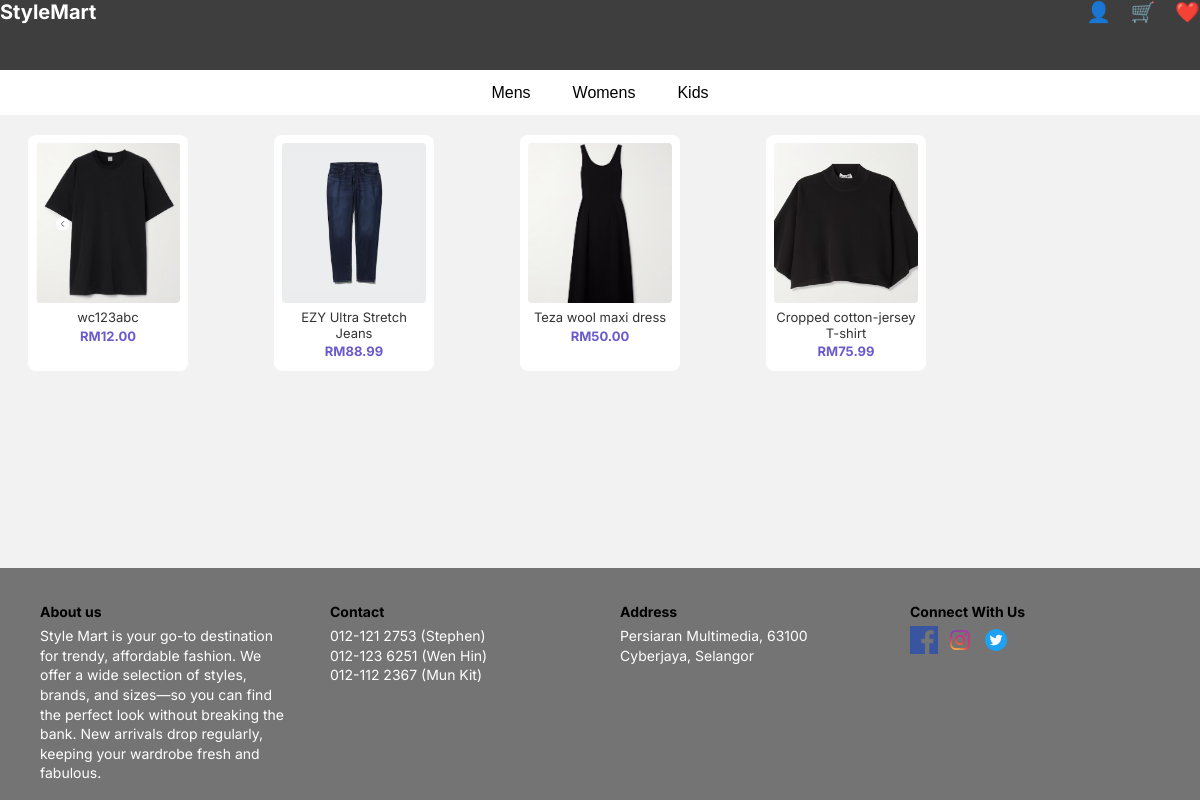
The page /MainPage.php on the database its author committed.
### tables this page shows
CREATE TABLE `product` (
  `product_id` int(9) NOT NULL,
  `user_id` int(9) NOT NULL,
  `product_name` varchar(255) NOT NULL,
  `category` varchar(255) NOT NULL,
  `price` decimal(9,2) NOT NULL,
  `description` text NOT NULL,
  `status` varchar(100) NOT NULL,
  `stock_quantity` int(9) NOT NULL,
  `sales_count` int(9) NOT NULL,
  `rate` int(5) DEFAULT NULL,
  `comment` varchar(255) DEFAULT NULL,
  `created_at` datetime NOT NULL DEFAULT current_timestamp(),
  `subcategory` varchar(100) DEFAULT NULL
);

### load_product.php (the view, shortened to what this page needs)
<?php
require 'db.php';
try {
    $stmt = $pdo->prepare("
        SELECT p.product_id, p.product_name, p.price, pi.image_path
        FROM product p
        LEFT JOIN (
            SELECT product_id, MIN(image_id) as min_image_id
            FROM product_image
            GROUP BY product_id
        ) first_images ON p.product_id = first_images.product_id
        LEFT JOIN product_image pi ON pi.image_id = first_images.min_image_id
        WHERE p.status = 'Available'
        ORDER BY p.created_at DESC
    ");
    $stmt->execute();
    $products = $stmt->fetchAll(PDO::FETCH_ASSOC);
    foreach ($products as $product) {
        $imagePath = htmlspecialchars($product['image_path'] ?? 'default.png');
        $name = htmlspecialchars($product['product_name']);
        $price = number_format($product['price'], 2);
        echo "
        <a href='product.php?id={$product['product_id']}' class='product-card'>
            <img src='{$imagePath}' alt='Product Image'>
            <p>{$name}</p>
            <p class='price'>RM{$price}</p>
        </a>";
    }
} catch (Exception $e) {
    echo "<p>Error loading products: " . $e->getMessage() . "</p>";
}
?>

### MainPage.css (style rules this page uses)
body { margin: 0; font-family: 'Inter', sans-serif; background: #f2f2f2; color: #333; display: flex; flex-direction: column; min-height: 100vh; margin: 0; }
.product-card { background: rgb(255, 255, 255); border: 1px #ccc; border-radius: 8px; text-align: center; padding: 8px; transition: box-shadow 0.3s; width: 160px; box-sizing: border-box; display: block; text-decoration: none; color: inherit; }
.product-card img { width: 100%; height: 160px; object-fit: cover; border-radius: 4px; }
.product-card p { margin: 3px 0; font-size: 13px; line-height: 1.2; }
.product-card .price { font-weight: bold; color: #6a5acd; font-size: 13px; margin-top: 3px; }

### rows shown on the page
product: shows a picture, product_name "wc123abc", price "12.00"
product: shows a picture, product_name "EZY Ultra Stretch Jeans", price "88.99"
product: shows a picture, product_name "Teza wool maxi dress", price "50.00"
product: shows a picture, product_name "Cropped cotton-jersey T-shirt", price "75.99"
